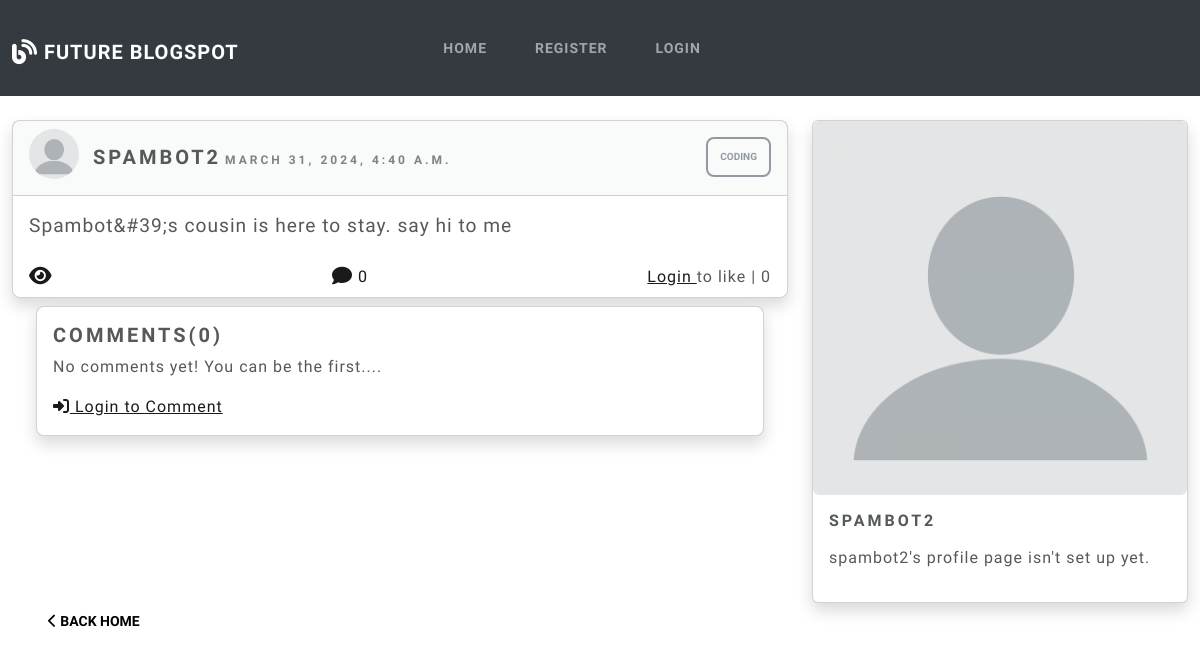
/post/29, run on an earlier commit of the app's database.
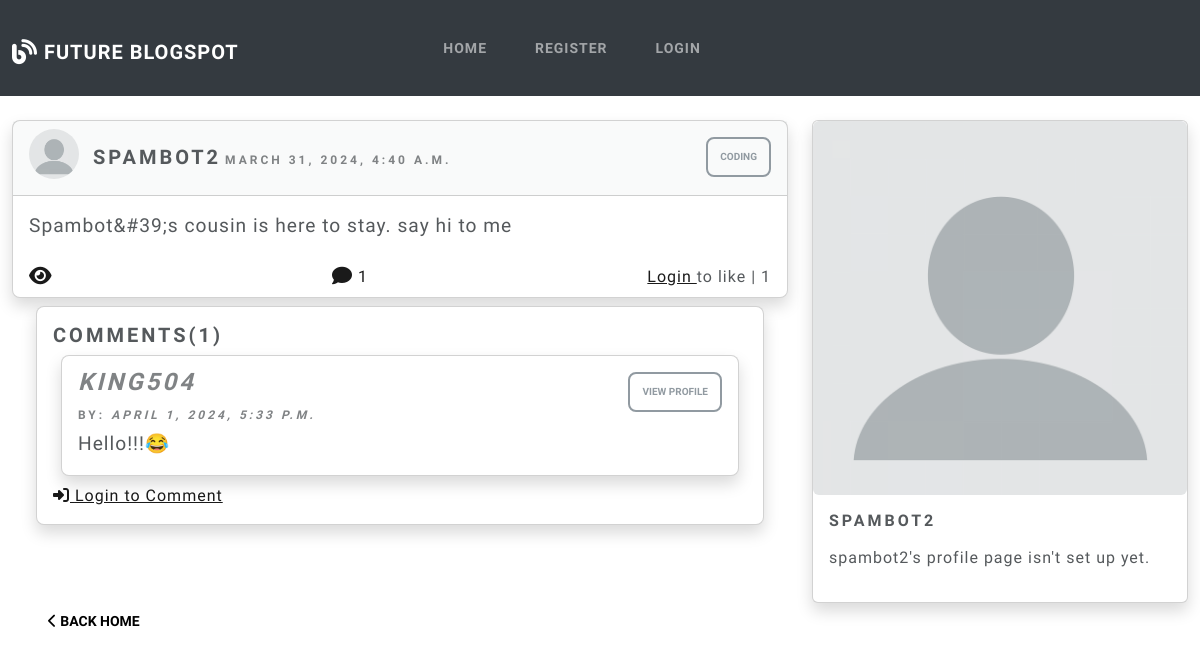
And on a later commit of the database.
### theblog/models.py (models this page shows, shortened)
class Post(models.Model):
    title = models.CharField(max_length=100)
    header_image = models.ImageField(null=True, blank=True ,upload_to='images/')
    title_tag = models.CharField(max_length=100, default='Title')
    author = models.ForeignKey(User, on_delete=models.CASCADE)
    body = RichTextField(blank=True, null=True)
    created_at = models.DateTimeField(default=timezone.now)
    likes = models.ManyToManyField(User, related_name='blog_posts')
    category = models.CharField(max_length=100, default='uncategorized')
    def total_likes(self):
        return self.likes.count()

class Comment(models.Model):
    post = models.ForeignKey(Post, related_name="comments", on_delete=models.CASCADE)
    author = models.ForeignKey(settings.AUTH_USER_MODEL, on_delete=models.CASCADE, default=1)
    body = models.TextField()
    date_added = models.DateTimeField(auto_now_add=True)

### theblog/views.py (the view)
# urls.py: path('post/<int:pk>', View_Post.as_view(), name='post'),
class View_Post(DetailView):
    model = Post
    template_name = 'view.html'
    context_object_name = 'post'
    def get_context_data(self, *args, **kwargs):
        context = super(View_Post, self).get_context_data(*args, **kwargs)
        cat_menu = Category.objects.all()
        post = context['post']  # since this is a DetailView, 'post' is already included in context
        comments = post.comments.order_by('-date_added')
        comments = post.comments.all()
        total_likes = post.total_likes()
        liked = False
        if post.likes.filter(id=self.request.user.id).exists():
            liked = True
        comment_form = CommentForm()
        context.update({
            'cat_menu': cat_menu,
            'total_likes': total_likes,
            'liked': liked,
            'comments': comments,
            'comment_form': comment_form
        })
        return context
    def post(self, request, *args, **kwargs):
        comment_form = CommentForm(data=request.POST)
        if comment_form.is_valid():
            self.object = self.get_object()  # Get the post object
            new_comment = comment_form.save(commit=False)
            new_comment.post = self.object
            new_comment.author = request.user
            new_comment.save()
            return redirect('post', self.kwargs['pk'])
        return self.get(request, *args, **kwargs)  # handle failed form validation

### theblog/templates/view.html (shortened to what the changed rows need)
{% extends 'base.html' %}
{% load static %}
{% block body %}
    <div class="container-fluid">
        <div class="row">
            <div class="col-md-8 mx-auto">
                <div class="card mt-4 mb-2 rounded-3 shadow">
                    <div class="d-flex card-header justify-content-between">
                        <div class="d-flex">
                            {% if post.author.profile.profile_pic %}
                                <img src="{{ post.author.profile.profile_pic.url }}" id="profile-picture" style="width: 50px; height: 50px;" class="rounded-circle profile-picture profile_pic mb-2" alt="Profile Picture">
                            {% else %}
                                <img src="{% static 'theblog/images/blank_profile_pic.jpg' %}" id="profile-picture" style="width: 50px; height: 50px;" class="rounded-circle profile-picture profile_pic mb-2" alt="Profile Picture">
                            {% endif %}
                            <h4 class="card-title mt-3 ms-1 me-1">{{ post.author.username }}</h4>
                            <h6 class="card-subtitle mt-4 mb-2 text-muted">{{ post.created_at }}</h6>
                       </div>
                        <div class="category">
                            <a href="#">
                                <button type="button" class="mt-2 btn rounded-3 btn-sm btn-outline-secondary">{{post.category}}</button>
                            </a>
                        </div>
                    </div>
                    <div class="card-body">
                        <p class="card-text" style="font-size: 1.2rem;">{{ post.body|striptags }}</p>
                    </div>
                    <div class="ms-3 mt-2 mb-2 me-3 d-flex card-buttons justify-content-between">
                        <div class="make-comment">
                            <a href="{% url 'post' post.pk %}" class="card-link" style="text-decoration: none;">
                                <i class="fa fa-comment fa-lg" aria-hidden="true"></i>
                                {{ post.comments.count }}
                            </a>
                        </div>
                        <div class="likes">
                            <form action="{% url 'like_post' post.pk %}" method="post">
                                {% if user.is_authenticated %}
                                    {% if liked %}
                                        <button type="submit" class="btn btn-link">
                                            <i class="fa-lg fas fa-heart text-danger"></i>
                                        </button>
                                    {% else %}
                                        <button type="submit" class="btn btn-link">
                                            <i class="fa-lg fas fa-heart text-primary"></i>
                                        </button>
                                    {% endif %}
                                {% else %}
                                    <a href="{% url 'login' %}">Login </a>to like |
                                {% endif %}
                                {{ post.likes.count }}
                            </form>
                        </div>
                    </div>
                </div>
                <div class="card mt-2 mb-4 me-4 ms-4 shadow rounded-3">
                    <div class="card-body">
                        <h4 class="me-2 card-title">Comments({{ post.comments.count }})</h4>
                        {% if not post.comments.all %}
                            <p class="card-text">No comments yet! You can be the first....</p>
                        {% else %}
                            {% for comment in post.comments.all %}
                                <div class="card mt-2 mb-2 ms-2 me-2 rounded-3 shadow">
                                    <div class="card-body">
                                        <div class="justify-content-between d-flex">
                                            <h3 class="card-subtitle mb-2 text-muted"><cite title="Source Title">{{comment.author.username}}</cite></h3>
                                            <a href="#" class="card-link" style="text-decoration: none;">
                                                <button type="button" class="btn rounded-3 btn-sm btn-outline-secondary">View Profile</button>
                                            </a>
                                        </div>
                                        <h6 class="card-subtitle mb-2 text-muted">by: <cite title="Source Title">{{ comment.date_added }}</cite></h6>
                                        <div class="d-flex justify-content-between">
                                            <p class="card-text" style="font-size: 1.2rem;">{{ comment.body }}</p>
                                        </div>
                                    </div>
                                </div>
                            {% endfor %}
                        {% endif %}
                        {% if user.is_authenticated %}
                            <form method="post" action="{% url 'post' pk=post.pk %}">
                                {% csrf_token %}
                                {{ comment_form.as_p }}
                                <button class="btn btn-primary rounded-3" type="submit">Post Comment</button>
                            </form>
                            <!-- <div id="comment-form" data-post-id="{{ post.id }}">
                                <div class="form-group">
                                    <textarea class="form-control" id="comment-textarea" rows="4"></textarea>
                                </div>
                                <button type="button" class="btn btn-primary" id="submit-comment">Add Comment</button>
                            </div> -->
                        {% else %}
                        <a class="comment-button" href="{% url 'login' %}">
                            <i class="fas fa-sign-in-alt"></i> Login to Comment
                        </a>
                        {% endif %}
                    </div>
                </div>
            </div>
            <div class="col-md-4 mt-4 mx-auto">
                <div class="card rounded shadow">
                    <div class="card-body">
                        <h5 class="card-title">{{ post.author.username }}</h5>
                        {% if post.author.profile %}
                            <a href="{% url 'show_profile_page' post.author.profile.id %}" class="btn rounded-3 btn-primary">Go to Profile</a>
                        {% else %}
                            {% if user.id == post.author.id %}
                                <a href="{% url 'create_profile_page' post.author.id %}" class="btn rounded-3 btn-primary">Create Profile</a>
                            {% else %}
                                <p>{{ post.author.username }}'s profile page isn't set up yet.</p>
                            {% endif %}
                        {% endif %}
                    </div>
                </div>
            </div>
        </div>
    </div>
{% endblock %}

What changed in the data, as far as the page shows it:
computed for Post "Spambot&#39;s cousin is here to stay. say hi to me": comments.count "0" → "1"; likes.count "0" → "1"
added Comment: author.username "KING504", date_added "APRIL 1, 2024, 5:33 P.M.", body "Hello!!!😂"
Also different on the page:
text no longer shown: "No comments yet! You can be the first...."
